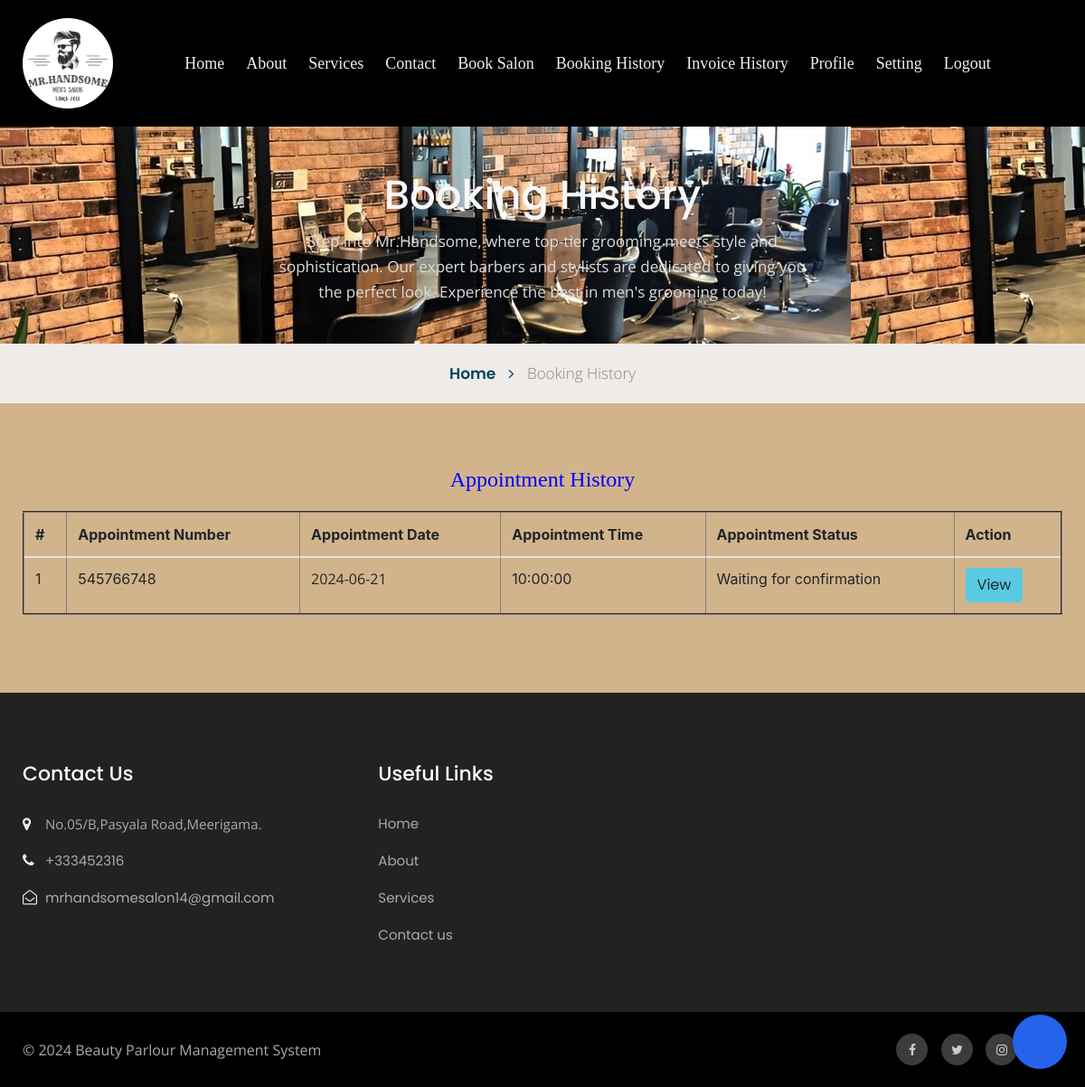
The page /booking-history.php (signed in) on the database its author committed.
### tables this page shows
CREATE TABLE `tblbook` (
  `ID` int(10) NOT NULL,
  `UserID` int(10) DEFAULT NULL,
  `AptNumber` int(10) DEFAULT NULL,
  `AptDate` date DEFAULT NULL,
  `AptTime` time DEFAULT NULL,
  `Message` mediumtext DEFAULT NULL,
  `BookingDate` timestamp NULL DEFAULT current_timestamp(),
  `Remark` varchar(250) DEFAULT NULL,
  `Status` varchar(250) DEFAULT NULL,
  `RemarkDate` timestamp NULL DEFAULT NULL ON UPDATE current_timestamp()
);

CREATE TABLE `tblpage` (
  `ID` int(10) NOT NULL,
  `PageType` varchar(200) DEFAULT NULL,
  `PageTitle` mediumtext DEFAULT NULL,
  `PageDescription` mediumtext DEFAULT NULL,
  `Email` varchar(200) DEFAULT NULL,
  `MobileNumber` bigint(10) DEFAULT NULL,
  `UpdationDate` date DEFAULT NULL,
  `Timing` varchar(200) NOT NULL
);

### booking-history.php (the view, shortened to what this page needs)
<?php
include('includes/dbconnection.php');
if (strlen($_SESSION['msmsuid']==0)) {
  header('location:logout.php');
  } else{
  ?>
<!doctype html>
<html lang="en">
  <head>
    <link rel="stylesheet" href="assets/css/style-starter.css">
  </head>
  <body id="home" style=" background-color:#D2B48C;">
<?php include_once('includes/header.php');?>
<section class="w3l-inner-banner-main">
    <div style=" background-image: url('assets/new_images/home1.jpeg'); height:240px">
        <div class="container">
            <div class="main-titles-head text-center"></br></br>
            <h3 class="header-name ">
 Booking History
            </h3>
            <p class="tiltle-para ">Step into Mr.Handsome, where top-tier grooming meets style and sophistication. Our expert barbers and stylists are dedicated to giving you the perfect look. Experience the best in men's grooming today!</p>
        </div>
</div>
</div>
<div class="breadcrumbs-sub" style="background-color:#EFEBE9">
<div class="container">
<ul class="breadcrumbs-custom-path">
    <li class="right-side propClone"><a href="index.php" style=" color: #044368;" class="">Home <span class="fa fa-angle-right" aria-hidden="true"></span></a> <p></li>
    <li class="active ">
        Booking History</li>
</ul>
</div>
</div>
</section>
<section class="w3l-contact-info-main" id="contact">
    <div class="contact-sec	">
        <div class="container">
            <div>
                <div class="cont-details">
                   <div class="table-content table-responsive cart-table-content m-t-30">
                    <h4 style="padding-bottom: 20px;text-align: center;color: blue;">Appointment History</h4>
                        <table border="2" class="table">
                            <thead class="gray-bg" >
                                <tr>
                                    <th>#</th>
                                <th>Appointment Number</th>
                                <th>Appointment Date</th>
                                <th>Appointment Time</th>
                                <th>Appointment Status</th>
                                <th>Action</th>
                                </tr>
                            </thead>
                            <tbody>
                                <tr>
                                    <?php
                                   $userid= $_SESSION['msmsuid'];
 $query=mysqli_query($con,"select tbluser.ID as uid, tbluser.FirstName,tbluser.LastName,tbluser.Email,tbluser.MobileNumber,tblbook.ID as bid,tblbook.AptNumber,tblbook.AptDate,tblbook.AptTime,tblbook.Message,tblbook.BookingDate,tblbook.Status from tblbook join tbluser on tbluser.ID=tblbook.UserID where tbluser.ID='$userid'");
$cnt=1;
              while($row=mysqli_fetch_array($query))
              { ?>
               <tr>
    <td><?php echo $cnt;?></td>
<td><?php echo $row['AptNumber'];?></td>
<td><p> <?php echo $row['AptDate']?> </p></td>
<td><?php echo $row['AptTime']?></td>
<td><?php $status=$row['Status'];
if($status==''){
 echo "Waiting for confirmation";
} else{
echo $status;
}
?>  </td>
<td><a href="appointment-detail.php?aptnumber=<?php echo $row['AptNumber'];?>" class="btn btn-primary">View</a></td>
</tr><?php $cnt=$cnt+1; } ?>
                            </tbody>
                        </table>
                    </div> </div>
    </div>
    </div></div>
</section>
<?php include_once('includes/footer.php');?>
</body>
</html><?php } ?>

### includes/footer.php (shortened to what this page needs)
<!DOCTYPE html>
<html lang="en">
<head>
</head>
<body>
    <div class="chatbot-icon" id="chatbot-icon"></div>
</body>
</html>
<section class="w3l-footer-29-main" style="background: #000000;" >
    <div class="footer-29 py-5">
      <div class="container py-lg-4">
        <div class="row footer-top-29">
          <div class="col-lg-4 col-md-6 col-sm-8 footer-list-29 footer-1">
            <h6 class="footer-title-29">Contact Us</h6>
            <ul>
              <?php
$ret=mysqli_query($con,"select * from tblpage where PageType='contactus' ");
while ($row=mysqli_fetch_array($ret)) {
?>
              <li>
                <span class="fa fa-map-marker"></span> <p><?php  echo $row['PageDescription'];?>.</p>
              </li>
              <li><span class="fa fa-phone"></span><a href="tel:+7-800-999-800"> +<?php  echo $row['MobileNumber'];?></a></li>
              <li><span class="fa fa-envelope-open-o"></span><a href="mailto:parlour@mail.com" class="mail">
                  <?php  echo $row['Email'];?></a></li><?php } ?>
            </ul>
          </div>
          <div class="col-lg-4 col-md-6 col-sm-4 footer-list-29 footer-2 ">
            <ul>
              <h6 class="footer-title-29">Useful Links</h6>
              <li><a href="index.php">Home</a></li>
              <li><a href="about.php">About</a></li>
              <li><a href="services.php"> Services</a></li>
              <li><a href="contact.php">Contact us</a></li>
            </ul>
          </div>
          <div class="col-lg-4 col-md-6 col-sm-7 footer-list-29 footer-4">
        </div>
      </div>
    </div>
  </section>
  <section class="w3l-footer-29-main w3l-copyright">
    <div class="container">
      <div class="row bottom-copies">
        <p class="col-lg-8 copy-footer-29">© 2024  Beauty Parlour Management System </p>
        <div class="col-lg-4 main-social-footer-29">
          <a href="#facebook" class="facebook"><span class="fa fa-facebook"></span></a>
          <a href="#twitter" class="twitter"><span class="fa fa-twitter"></span></a>
          <a href="#instagram" class="instagram"><span class="fa fa-instagram"></span></a>
        </div>
      </div>
    </div>
  </section>

### includes/footer.php (style rules this page uses)
.chatbot-icon { position: fixed; bottom: 20px; right: 20px; width: 60px; height: 60px; border-radius: 50%; background-color: #2563eb; background-image: url('https://cdn.dribbble.com/users/6985884/screenshots/15849023/media/6dfb9f3caf75d8b6acc1f9bde6b885fa.gif'); background-size: cover; background-position: center; cursor: pointer; box-shadow: 0 4px 8px rgba(0, 0, 0, 0.2); z-index: 1000; }

### rows shown on the page
tblbook: AptNumber "545766748", AptDate "2024-06-21", AptTime "10:00:00"
tblpage: PageDescription "No.05/B,Pasyala Road,Meerigama", MobileNumber "333452316", Email "mrhandsomesalon14@gmail.com"
